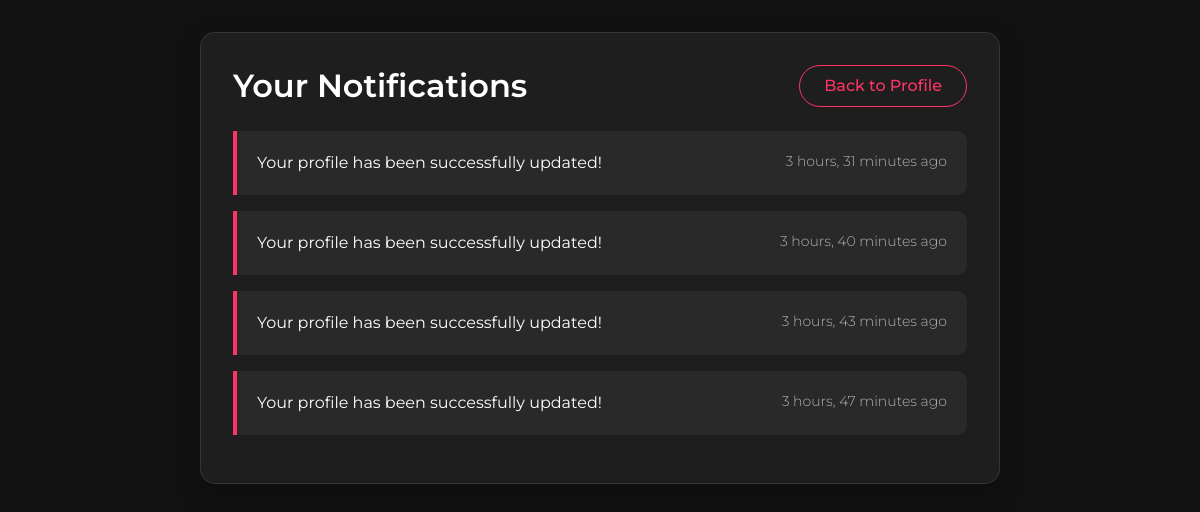
The page /notifications/ (signed in) on the database its author committed.
### Emusic_app/models.py (models this page shows, shortened)
class Notification(models.Model):
    user = models.ForeignKey(User, on_delete=models.CASCADE, related_name="notifications")
    message = models.TextField()
    is_read = models.BooleanField(default=False)
    created_at = models.DateTimeField(auto_now_add=True)

### Emusic_app/views.py (the view)
# urls.py: path('notifications/',views.notifications, name='notifications')
def notifications(request):
    if not request.user.is_authenticated:
        return render(request, 'login.html')
    notifications = Notification.objects.filter(user=request.user).order_by('-created_at')
    return render(request, 'notifications.html', {'notifications': notifications})

### Emusic_app/templates/notifications.html (shortened to what this page needs)
{% load static %}
<!DOCTYPE html>
<html lang="en">
<head>
    <link href="https://cdn.jsdelivr.net/npm/bootstrap@5.3.3/dist/css/bootstrap.min.css" rel="stylesheet">
</head>
<body>
    <div class="container">
        <div class="notifications-container">
            <div class="d-flex justify-content-between align-items-center mb-4">
                <h2>Your Notifications</h2>
                <a href="{% url 'profile' %}" class="btn btn-outline-primary">Back to Profile</a>
            </div>
            {% if notifications %}
                {% for notification in notifications %}
                    <div class="notification-item">
                        <div class="d-flex justify-content-between align-items-start">
                            <div class="notification-message">{{ notification.message }}</div>
                            <span class="notification-time">{{ notification.created_at|timesince }} ago</span>
                        </div>
                    </div>
                {% endfor %}
            {% else %}
                <div class="no-notifications">
                    <p>You don't have any notifications yet.</p>
                </div>
            {% endif %}
        </div>
    </div>
</body>
</html>

### Emusic_app/templates/notifications.html (style rules this page uses)
:root { --primary-color: #ff3366; --secondary-color: #2a2a2a; --background-dark: #121212; --card-bg: #1e1e1e; --text-primary: #ffffff; --text-secondary: #b3b3b3; }
body { font-family: 'Montserrat', sans-serif; background-color: var(--background-dark); color: var(--text-primary); padding-top: 2rem; min-height: 100vh; }
.notifications-container { background-color: var(--card-bg); border-radius: 15px; border: 1px solid rgba(255, 255, 255, 0.1); box-shadow: 0 10px 30px rgba(0, 0, 0, 0.3); padding: 2rem; max-width: 800px; margin: 0 auto; }
.notification-item { border-left: 4px solid var(--primary-color); margin-bottom: 1rem; padding: 1.25rem; background-color: rgba(255, 255, 255, 0.05); border-radius: 0 10px 10px 0; transition: all 0.3s ease; }
.notification-message { color: var(--text-primary); font-size: 1rem; line-height: 1.5; }
.notification-time { color: var(--text-secondary); font-size: 0.875rem; font-weight: 300; }
h2 { color: var(--text-primary); font-weight: 600; margin-bottom: 0; }
.btn-outline-primary { color: var(--primary-color); border-color: var(--primary-color); border-radius: 25px; padding: 0.5rem 1.5rem; font-weight: 500; transition: all 0.3s ease; }

### rows shown on the page
Notification: message "Your profile has been successfully updated!", created_at "3 hours, 31 minutes"
Notification: message "Your profile has been successfully updated!", created_at "3 hours, 40 minutes"
Notification: message "Your profile has been successfully updated!", created_at "3 hours, 43 minutes"
Notification: message "Your profile has been successfully updated!", created_at "3 hours, 47 minutes"
